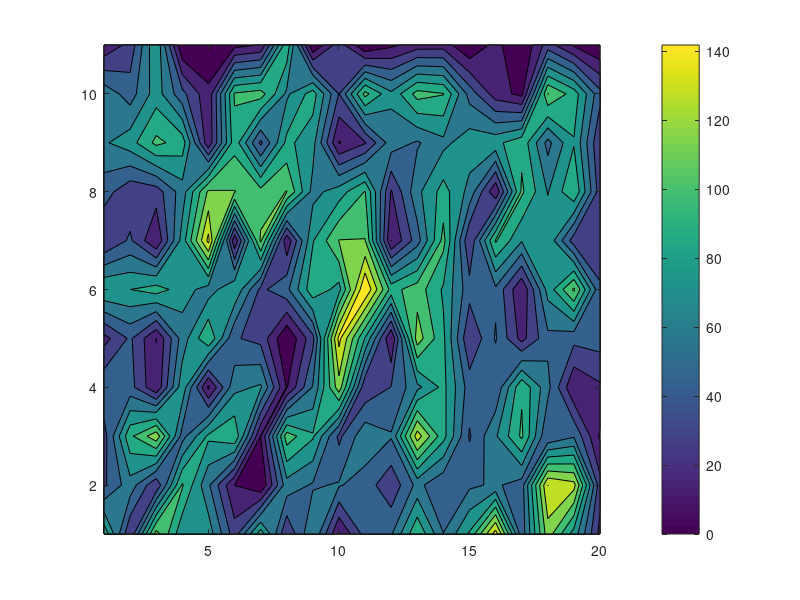

Source code (MATLAB):
clear all;
clc;

load('EUA_Req_Position.mat');
xs = max(UPosition(:,1));
ys = max(UPosition(:,2));
scale = 100;
xm = ceil(xs / scale);
ym = ceil(ys / scale);


% max x value = 1947.8367956637    2000 / 50 = 40
% max y value = 1045.83633704022   1050 / 50 = 21

x = zeros(xm, ym);
y = zeros(xm, ym);
z = zeros(xm, ym);

for i=1:ym
    x(:, i) = [1:xm];
end

for i=1:xm
    y(i, :) = [1:ym];
end

for i=1:length(UPosition)
    xind = ceil(UPosition(i,1) / scale);
    yind = ceil(UPosition(i,2) / scale);
    z(xind, yind) = z(xind, yind) + 1;
end

surf(x, y, z);
contourf(x, y, z);
colorbar
